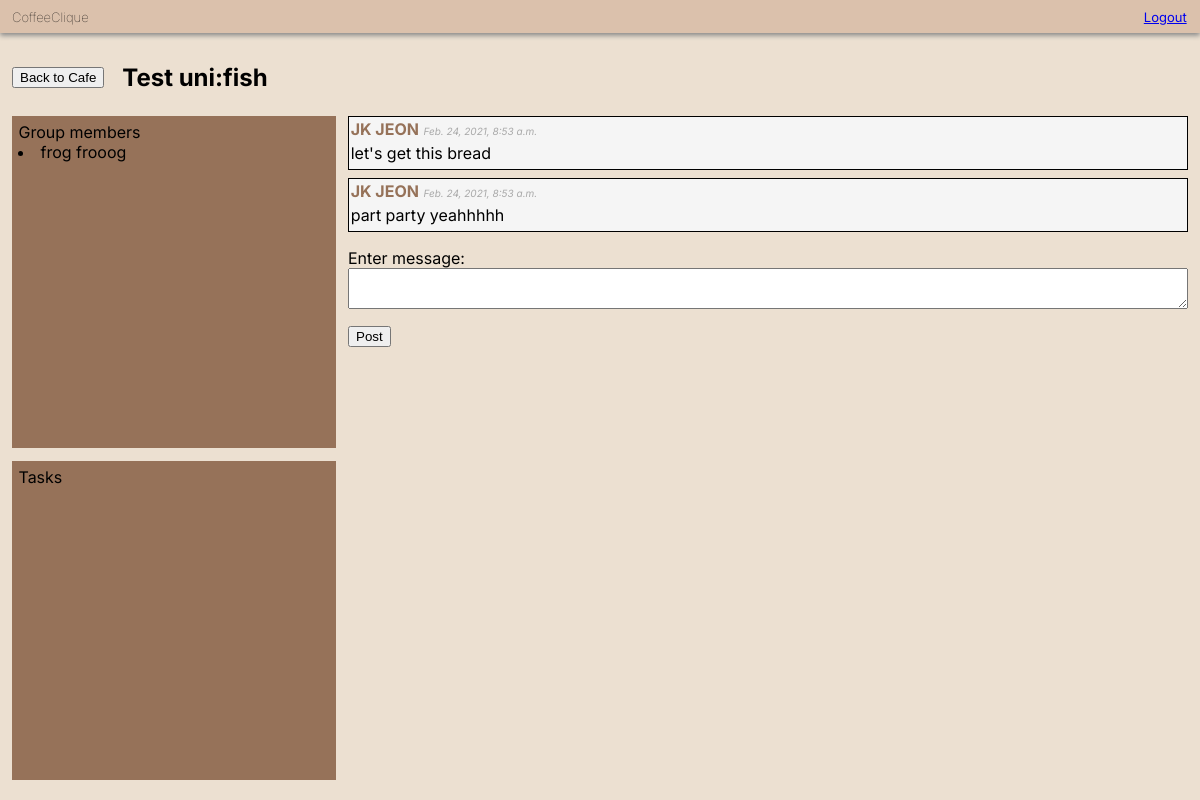
The page /tables/1 (signed in) on the database as committed earlier.
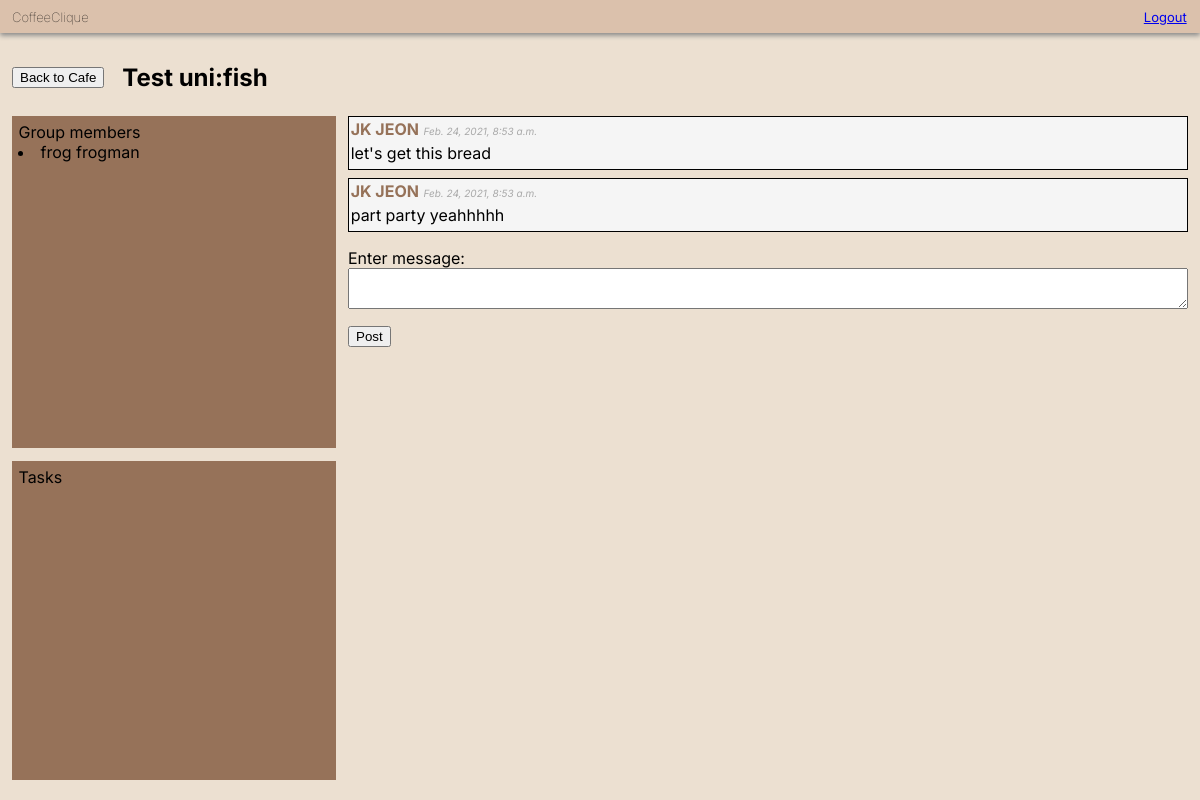
The same page on the database as committed later.
### app/models.py (models this page shows, shortened)
class CoffeeUser(AbstractBaseUser):
    AVAILABLE_UNIS = (
        ("University of Exeter", "University of Exeter"),
        ("Test uni", "Test uni")
    )
    email = models.EmailField(verbose_name="email", unique=True)
    date_joined = models.DateTimeField(verbose_name="date_joined",
                                       auto_now_add=True)
    last_login = models.DateTimeField(verbose_name="last_login", auto_now=True)
    is_admin = models.BooleanField(default=False)
    is_active = models.BooleanField(default=True)
    is_staff = models.BooleanField(default=False)
    is_superuser = models.BooleanField(default=False)
    first_name = models.CharField(max_length=50)
    last_name = models.CharField(max_length=50)
    university = models.CharField(max_length=50, choices=AVAILABLE_UNIS)
    is_staff = models.BooleanField(default=False)
    year = models.PositiveIntegerField(null=True, blank=True)
    course = models.CharField(max_length=50, blank=True)
    avatar_url = models.FilePathField(path="/img")
    cafe_table_ids = models.ManyToManyField(CafeTable, blank=True)
    points = models.PositiveIntegerField(default=0)
    USERNAME_FIELD = "email"  # users log in using their email
    REQUIRED_FIELDS = ["first_name", "last_name", "university", "is_staff"]
    objects = CoffeeUserManager()

### app/views.py (the view)
# urls.py: path('tables/<pk>', views.table_chat,
@login_required(login_url='/')
def table_chat(request, pk):
    try:
        table = CafeTable.objects.get(pk=pk)
    except CafeTable.DoesNotExist:
        return render(request, 'denied.html')
    current_user = request.user
    if ((current_user.university != table.university) or
       (table.table_id not in
       current_user.cafe_table_ids.values_list('table_id', flat=True))):
        return render(request, 'denied.html')
    if request.method == 'POST':
        form = PostMessageForm(request.POST)
        if form.is_valid():
            message_content = form.cleaned_data.get('message_content')
            msg = Message.objects.create(
                table_id=table,
                created_by=current_user,
                message_content=message_content,
            )
            form = PostMessageForm()
    else:
        form = PostMessageForm()
    messages = Message.objects.filter(table_id=table).order_by('message_date')[:100]
    date_from = datetime.datetime.now() - datetime.timedelta(days=1)
    tasks = Task.objects.filter(table_id=table,
                                task_date__gte=date_from).order_by('task_date')
    users = table.coffeeuser_set.all()
    context = {
        "table": table,
        "form": form,
        "messages": messages,
        "users": users,
        "tasks": tasks
    }
    return render(request, "table_chat.html", context)

### app/forms.py
class PostMessageForm(forms.ModelForm):
    class Meta:
        model = Message
        fields = ('message_content',)
        labels = {
            'message_content': ugettext_lazy('Enter message:'),
        }

### app/models.py (called while the page is built)
    def __str__(self):
        return self.university + ":" + self.table_id

### app/templates/table_chat.html (shortened to what this page needs)
<!DOCTYPE html>
<html lang="en">
<head>
  {% load static %}
  <link rel="stylesheet" type="text/css" href="{% static 'css/basic.css' %}"></link>
  <link rel="stylesheet" type="text/css" href="{% static 'css/chat.css' %}"></link>
</head>
<body>
  <div class="top_bar">
    <h6 class="app_name">CoffeeClique</h6>
    <a class="logout" href="{% url 'logout' %}">Logout</a>
  </div>
  <div class="navigation">
    <button onclick="document.location='/table_view'" id="table_view" inline="true">Back to Cafe</button><br>
    <h2 class="table_name">{{ table }}</h2>
  </div>
  <div class="row">
    <div class="other">
    <div class="users">
    Group members
    {% for user in users %}
    <li>
      {{user.first_name}} {{user.last_name}}
    </li>
    {% endfor %}
    </div>
    <div class="tasks">
      Tasks
    </div>
    </div>
    <div class="messages">
      {% for msg in messages %}
      <li>
        <b>{{msg.created_by.first_name}} {{msg.created_by.last_name}}</b> <i>{{msg.message_date}}</i><br>
        <p class="msg">{{msg.message_content}}</p>
      </li>
      {% endfor %}
      <form method="post">
        {{ form.as_p }}<button type="submit"> Post </button>
      </form><br>
    </div>
</div>
</body>
</html>

Rows that differ between the two databases and show on the page:
changed CoffeeUser "frog": last_name "frooog" → "frogman"
